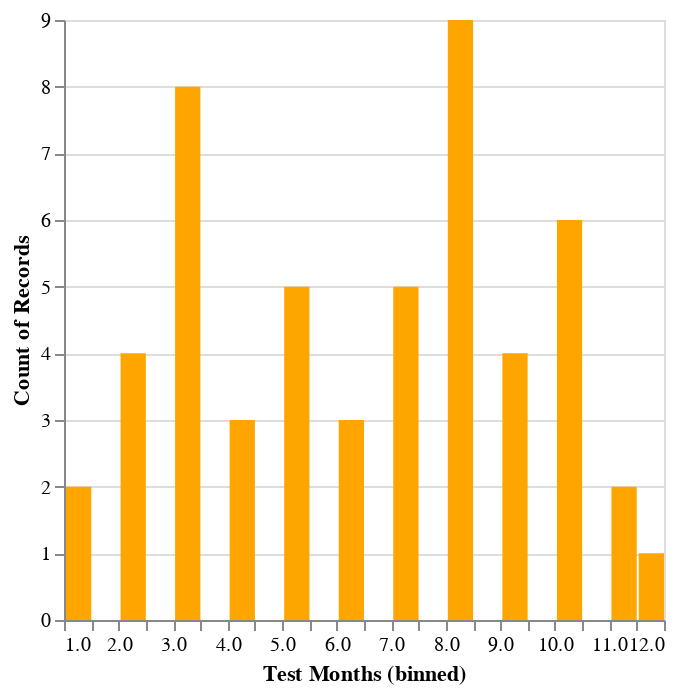

This figure's notebook cell:
### Code cell
alt.Chart(df_test).mark_bar(color='orange').encode(
    alt.X('Test Months:Q', bin=alt.Bin(maxbins=30)),
    alt.Y('count()'))

### Figure 1 — Vega-Lite specification as saved in the notebook (floating-point values rounded to 4 significant figures)
{"config": {"view": {"continuousWidth": 300, "continuousHeight": 300}}, "data": {"name": "data-c8f55d4ac6c9284f107718b2cf90b44d"}, "mark": {"type": "bar", "color": "orange"}, "encoding": {"x": {"bin": {"maxbins": 30}, "field": "Test Months", "type": "quantitative"}, "y": {"aggregate": "count", "type": "quantitative"}}, "$schema": "https://vega.github.io/schema/vega-lite/v5.17.0.json", "datasets": {"data-c8f55d4ac6c9284f107718b2cf90b44d": [{"Test Months": "10"}, {"Test Months": "06"}, {"Test Months": "02"}, {"Test Months": "10"}, {"Test Months": "02"}, {"Test Months": "08"}, {"Test Months": "04"}, {"Test Months": "10"}, {"Test Months": "03"}, {"Test Months": "01"}, {"Test Months": "05"}, {"Test Months": "08"}, {"Test Months": "08"}, {"Test Months": "09"}, {"Test Months": "03"}, {"Test Months": "09"}, {"Test Months": "08"}, {"Test Months": "08"}, {"Test Months": "08"}, {"Test Months": "09"}, {"Test Months": "03"}, {"Test Months": "08"}, {"Test Months": "03"}, {"Test Months": "03"}, {"Test Months": "07"}, {"Test Months": "05"}, {"Test Months": "07"}, {"Test Months": "05"}, {"Test Months": "09"}, {"Test Months": "03"}, {"Test Months": "12"}, {"Test Months": "03"}, {"Test Months": "07"}, {"Test Months": "06"}, {"Test Months": "01"}, {"Test Months": "10"}, {"Test Months": "02"}, {"Test Months": "11"}, {"Test Months": "04"}, {"Test Months": "05"}, {"Test Months": "06"}, {"Test Months": "11"}, {"Test Months": "03"}, {"Test Months": "07"}, {"Test Months": "08"}, {"Test Months": "05"}, {"Test Months": "04"}, {"Test Months": "10"}, {"Test Months": "10"}, {"Test Months": "02"}, {"Test Months": "07"}, {"Test Months": "08"}]}}
